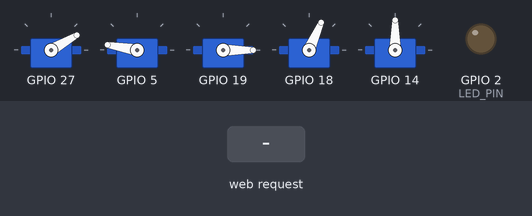
The sketch below on a simulated ESP32. On the bench: 5 × servo, output pins drawn as LEDs (lit = HIGH). The inputs (shaded band) are chosen by the test bench. WiFi joins after 1.5 s; servers stay silent unless stated; what the sketch prints to the serial monitor is not drawn.

Above: at 3.1 s.
3.2 s: HTTP request GET /set received
At 4.4 s:
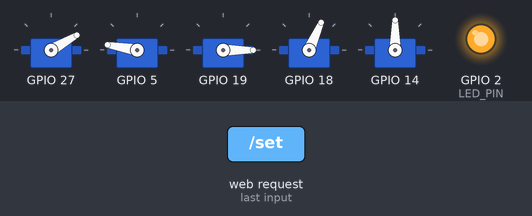
4.7 s: HTTP request GET /set?spd=1 received
At 5.8 s:
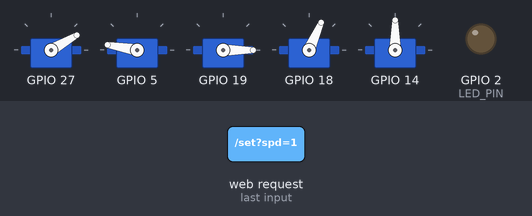
6.2 s: HTTP request GET /set?spd=0 received
At 6.9 s:
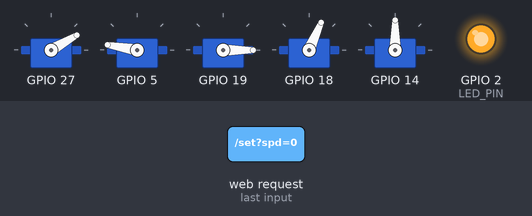
Timing chart, 0 to 9.2 s (numbered marks = the images above; inputs shaded):
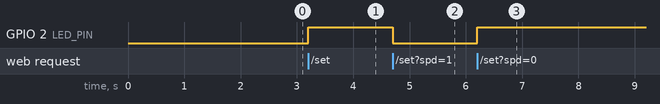

The sketch:

MANUPUTATOR_TEST_WIFI_UPDATE.ino
```cpp
#include <WiFi.h>
#include <WebServer.h>
#include <ESP32Servo.h>
#include <ESPmDNS.h>

// ---------------- Wi-Fi ----------------
const char* WIFI_SSID = "WIFI_ADDR";
const char* WIFI_PASS = "WIFI_PASS";
const char* AP_SSID   = "ESP32-Servo";
const char* AP_PASS   = "12345678";

WebServer server(80);
const int LED_PIN = 2;

// ---------------- Joint mapping ----------------
enum JointId { BASE=0, SHOULDER=1, ELBOW=2, WRIST=3, GRIPPER=4, N=5 };

struct Joint {
  const char* key;
  int pin;
  int minDeg;
  int maxDeg;
  int homeDeg;

  int cur;      // applied angle
  int target;   // requested angle
  Servo servo;
};

// Your mapping (A):
Joint J[N] = {
  {"base",     27, 0, 180,  30,  30,  30},
  {"shoulder",  5, 0, 180, 170, 170, 170},
  {"elbow",    19, 0, 180,   0,   0,   0},
  {"wrist",    18, 0, 180,  66,  66,  66},
  {"gripper",  14, 0,  90,  90,  90,  90}
};

// Servo pulse limits
int usMin = 500, usMax = 2500;

// ---------------- Speed control (smooth motion) ----------------
volatile int spd = 60;         // 1..100
volatile int stepDeg = 2;      // deg per update
volatile int intervalMs = 25;  // ms per update
uint32_t lastMoveMs = 0;

static inline int clampi(int x, int a, int b) { return x < a ? a : (x > b ? b : x); }
static inline int signi(int x) { return (x > 0) - (x < 0); }

void updateSpeedDerived() {
  stepDeg    = map(clampi(spd, 1, 100), 1, 100, 1, 6);       // 1..6 deg
  intervalMs = map(clampi(spd, 1, 100), 1, 100, 140, 10);    // 140..10 ms
}

static inline void blink() { digitalWrite(LED_PIN, !digitalRead(LED_PIN)); }

void attachAndHome() {
  for (int i = 0; i < N; ++i) {
    J[i].servo.setPeriodHertz(50);
    J[i].servo.attach(J[i].pin, usMin, usMax);

    J[i].cur = clampi(J[i].homeDeg, J[i].minDeg, J[i].maxDeg);
    J[i].target = J[i].cur;
    J[i].servo.write(J[i].cur);
  }
}

void updateServosSmooth() {
  uint32_t now = millis();
  if (now - lastMoveMs < (uint32_t)intervalMs) return;
  lastMoveMs = now;

  for (int i = 0; i < N; ++i) {
    int c = J[i].cur;
    int t = J[i].target;
    if (c == t) continue;

    int d = t - c;
    int step = signi(d) * stepDeg;
    int next = c + step;

    if ((step > 0 && next > t) || (step < 0 && next < t)) next = t;

    J[i].cur = next;
    J[i].servo.write(J[i].cur);
  }
}

// ---------------- HTML ----------------
const char PAGE[] PROGMEM = R"HTML(
<!doctype html><html><head><meta charset="utf-8">
<meta name="viewport" content="width=device-width,initial-scale=1">
<title>ESP32 — Robot Arm Control (2D)</title>
<style>
  body{font-family:system-ui,Segoe UI,Roboto,Arial;margin:16px;max-width:860px}
  .grid{display:grid;grid-template-columns:1fr;gap:12px}
  .card{border:1px solid #ddd;border-radius:12px;padding:14px}
  .row{display:flex;align-items:center;gap:10px;margin:10px 0}
  label{min-width:140px;font-weight:700}
  input[type=range]{flex:1}
  .val{min-width:72px;text-align:right;font-variant-numeric:tabular-nums}
  button{padding:10px 14px;border-radius:10px;border:1px solid #0a7c2f;background:#0db24b;color:#fff;font-weight:700}
  .btn2{background:#f3f3f3;border:1px solid #ccc;color:#000}
  .small{color:#666;font-size:13px}
  .hdr{display:flex;justify-content:space-between;gap:10px;flex-wrap:wrap;align-items:center}
  .pill{padding:6px 10px;border:1px solid #ddd;border-radius:999px;background:#fff}

  /* ✅ Canvas centered and truly sized for mobile */
  .canvasWrap{display:flex;justify-content:center}
  canvas{
    display:block;
    width:360px;     /* fixed displayed size */
    height:260px;
    max-width:100%;
    border:1px solid #eee;
    border-radius:12px;
    background:#fafafa
  }

  /* Readout outside canvas (no “corner” feeling) */
  .readout{
    margin-top:10px;
    padding:10px 12px;
    border:1px solid #eee;
    border-radius:10px;
    background:#fff;
    font-size:14px;
    line-height:1.4;
  }
  .readout b{display:inline-block;min-width:120px}
</style></head><body>

<div class="hdr">
  <h2 style="margin:0">ESP32 – Robot Arm Control (2D Preview)</h2>
  <div class="pill small" id="net">Connecting…</div>
</div>

<div class="grid">
  <div class="card">
    <div class="canvasWrap">
      <!-- ✅ internal resolution matches displayed resolution -->
      <canvas id="cv" width="360" height="260"></canvas>
    </div>

    <div class="readout" id="readout">—</div>

    <div class="small" style="margin-top:8px">
      Base (Yaw) + Wrist (Roll) are rotation joints. Shoulder drawing direction matches your real robot.
    </div>
  </div>

  <div class="card">
    <div class="row">
      <label>Speed</label>
      <input id="spd" type="range" min="1" max="100" value="60">
      <div class="val"><span id="v_spd">60</span></div>
    </div>

    <div class="row">
      <label>Base (Yaw)</label>
      <input id="base" type="range" min="0" max="180" value="30">
      <div class="val"><span id="v_base">30</span>°</div>
    </div>

    <div class="row">
      <label>Shoulder (Pitch)</label>
      <input id="shoulder" type="range" min="0" max="180" value="170">
      <div class="val"><span id="v_shoulder">170</span>°</div>
    </div>

    <div class="row">
      <label>Elbow (Pitch)</label>
      <input id="elbow" type="range" min="0" max="180" value="0">
      <div class="val"><span id="v_elbow">0</span>°</div>
    </div>

    <div class="row">
      <label>Wrist (Roll)</label>
      <input id="wrist" type="range" min="0" max="180" value="66">
      <div class="val"><span id="v_wrist">66</span>°</div>
    </div>

    <div class="row">
      <label>Gripper (Open)</label>
      <input id="gripper" type="range" min="0" max="90" value="90">
      <div class="val"><span id="v_gripper">90</span>°</div>
    </div>

    <div style="display:flex;gap:10px;flex-wrap:wrap;margin-top:10px">
      <button id="homeBtn" type="button">Home</button>
      <button id="syncBtn" type="button" class="btn2">Sync from ESP32</button>
      <a class="btn2" style="padding:10px 14px;border-radius:10px;text-decoration:none;display:inline-block"
         href="/status">/status</a>
    </div>

    <div class="small" style="margin-top:10px">
      Auto-send enabled (throttled). Speed controls smooth motion on ESP32.
    </div>
  </div>
</div>

<script>
  // ✅ Shorter links (shoulder + elbow shorter)
  const L1 = 70;   // shoulder link (shorter)
  const L2 = 65;   // elbow link (shorter)
  const L3 = 40;   // wrist/tool link

  const HOME = { spd:60, base:30, shoulder:170, elbow:0, wrist:66, gripper:90 };

  const ids = ["spd","base","shoulder","elbow","wrist","gripper"];
  const el = Object.fromEntries(ids.map(id => [id, document.getElementById(id)]));
  const v  = Object.fromEntries(ids.map(id => [id, document.getElementById("v_"+id)]));

  function getUI(){
    const a = {};
    for(const id of ids) a[id] = parseInt(el[id].value,10);
    return a;
  }
  function setUI(a){
    for(const id of ids){
      if(a[id] !== undefined){
        el[id].value = a[id];
        v[id].textContent = a[id];
      }
    }
    draw();
  }

  let pending=false, lastSent=0;
  const THROTTLE_MS = 120;

  async function sendNow(){
    const a = getUI();
    const qs = new URLSearchParams(a).toString();
    try{
      const resp = await fetch("/set?"+qs, {cache:"no-store"});
      if(!resp.ok) throw new Error("HTTP "+resp.status);
      document.getElementById("net").textContent = "OK (sent)";
      document.getElementById("net").style.color = "#0a7c2f";
    }catch(e){
      document.getElementById("net").textContent = "Send failed";
      document.getElementById("net").style.color = "#b00020";
    }
  }

  function scheduleSend(){
    const now = Date.now();
    if(now - lastSent > THROTTLE_MS){
      lastSent = now;
      sendNow();
      return;
    }
    if(pending) return;
    pending = true;
    setTimeout(() => {
      pending=false;
      lastSent = Date.now();
      sendNow();
    }, THROTTLE_MS);
  }

  for(const id of ids){
    el[id].addEventListener("input", () => {
      v[id].textContent = el[id].value;
      draw();
      scheduleSend();
    });
  }

  document.getElementById("homeBtn").addEventListener("click", () => {
    setUI(HOME);
    scheduleSend();
  });

  document.getElementById("syncBtn").addEventListener("click", async () => {
    await syncFromESP();
  });

  async function syncFromESP(){
    try{
      const r = await fetch("/status", {cache:"no-store"});
      if(!r.ok) throw new Error("HTTP "+r.status);
      const data = await r.json();
      setUI(data);
      document.getElementById("net").textContent = "Synced";
      document.getElementById("net").style.color = "#0a7c2f";
    }catch(e){
      document.getElementById("net").textContent = "Sync failed";
      document.getElementById("net").style.color = "#b00020";
    }
  }

  const cv = document.getElementById("cv");
  const ctx = cv.getContext("2d");
  const toRad = d => (d*Math.PI)/180;

  function drawBaseYawIndicator(x,y,deg){
    const r=16;
    ctx.lineWidth=3; ctx.strokeStyle="#666";
    ctx.beginPath(); ctx.arc(x,y,r,0,Math.PI*2); ctx.stroke();
    const a = toRad(deg - 90);
    const ax=x + r*Math.cos(a), ay=y + r*Math.sin(a);
    ctx.strokeStyle="#111"; ctx.lineWidth=4;
    ctx.beginPath(); ctx.moveTo(x,y); ctx.lineTo(ax,ay); ctx.stroke();
  }

  function drawWristRollMarker(x,y,rollRad){
    const s=9;
    ctx.save();
    ctx.translate(x,y);
    ctx.rotate(rollRad);
    ctx.strokeStyle="#000"; ctx.lineWidth=3;
    ctx.beginPath(); ctx.moveTo(-s,-s); ctx.lineTo(s,s); ctx.stroke();
    ctx.beginPath(); ctx.moveTo(-s,s); ctx.lineTo(s,-s); ctx.stroke();
    ctx.restore();
  }

  function updateReadout(a){
    document.getElementById("readout").innerHTML =
      `<b>Speed:</b> ${a.spd}<br>` +
      `<b>Base (Yaw):</b> ${a.base}°<br>` +
      `<b>Shoulder:</b> ${a.shoulder}°<br>` +
      `<b>Elbow:</b> ${a.elbow}°<br>` +
      `<b>Wrist (Roll):</b> ${a.wrist}°<br>` +
      `<b>Gripper:</b> ${a.gripper}°`;
  }

  function draw(){
    const a = getUI();
    updateReadout(a);

    ctx.clearRect(0,0,cv.width,cv.height);

    // ✅ TRUE center in canvas
    const ox = cv.width / 2;
    const oy = cv.height - 28;

    // Calibration constants (keep your working ones)
    const SHOULDER_OFFSET = 260;
    const ELBOW_OFFSET = 0;
    const WRIST_ROLL_OFFSET = 66;

    // Shoulder direction corrected (bend right)
    const th1 = toRad((SHOULDER_OFFSET - a.shoulder) - 180);
    const th2 = th1 + toRad(a.elbow - ELBOW_OFFSET);
    const roll = toRad(a.wrist - WRIST_ROLL_OFFSET);

    const x1 = ox + L1*Math.cos(th1), y1 = oy + L1*Math.sin(th1);
    const x2 = x1 + L2*Math.cos(th2), y2 = y1 + L2*Math.sin(th2);
    const x3 = x2 + L3*Math.cos(th2), y3 = y2 + L3*Math.sin(th2);

    // base stand
    ctx.lineWidth=8; ctx.strokeStyle="#333";
    ctx.beginPath(); ctx.moveTo(ox-30,oy+22); ctx.lineTo(ox+30,oy+22); ctx.stroke();

    drawBaseYawIndicator(ox, oy+4, a.base);

    // links
    ctx.lineWidth=10; ctx.strokeStyle="#222"; ctx.lineCap="round";
    ctx.beginPath(); ctx.moveTo(ox,oy); ctx.lineTo(x1,y1); ctx.stroke();
    ctx.beginPath(); ctx.moveTo(x1,y1); ctx.lineTo(x2,y2); ctx.stroke();
    ctx.beginPath(); ctx.moveTo(x2,y2); ctx.lineTo(x3,y3); ctx.stroke();

    // joints
    function joint(x,y){
      ctx.fillStyle="#fff"; ctx.strokeStyle="#111"; ctx.lineWidth=3;
      ctx.beginPath(); ctx.arc(x,y,8,0,Math.PI*2); ctx.fill(); ctx.stroke();
    }
    joint(ox,oy); joint(x1,y1); joint(x2,y2); joint(x3,y3);

    drawWristRollMarker(x3,y3,roll);

    // gripper
    const grip = a.gripper;
    const gOpen = (grip/90)*0.8;
    const gLen = 18;
    const toolDir = th2 + roll;

    const gAng1 = toolDir + gOpen;
    const gAng2 = toolDir - gOpen;

    ctx.lineWidth=5; ctx.strokeStyle="#444";
    ctx.beginPath(); ctx.moveTo(x3,y3); ctx.lineTo(x3+gLen*Math.cos(gAng1), y3+gLen*Math.sin(gAng1)); ctx.stroke();
    ctx.beginPath(); ctx.moveTo(x3,y3); ctx.lineTo(x3+gLen*Math.cos(gAng2), y3+gLen*Math.sin(gAng2)); ctx.stroke();
  }

  (async function init(){
    draw();
    await syncFromESP();
  })();
</script>

</body></html>
)HTML";

// ---------------- HTTP handlers ----------------
void handleRoot() { server.send_P(200, "text/html", PAGE); }

// /set?spd=..&base=..&shoulder=..&elbow=..&wrist=..&gripper=..
void handleSet() {
  if (server.hasArg("spd")) {
    spd = clampi(server.arg("spd").toInt(), 1, 100);
    updateSpeedDerived();
  }

  for (int i = 0; i < N; ++i) {
    if (server.hasArg(J[i].key)) {
      int raw = server.arg(J[i].key).toInt();
      raw = clampi(raw, J[i].minDeg, J[i].maxDeg);
      J[i].target = raw;
    }
  }

  blink();
  server.send(200, "text/plain", "OK");
}

// /status -> current applied angles + speed
void handleStatus() {
  String json = "{";
  json += "\"spd\":" + String(spd) + ",";
  for (int i = 0; i < N; ++i) {
    json += "\"";
    json += J[i].key;
    json += "\":";
    json += J[i].cur;
    if (i < N - 1) json += ",";
  }
  json += "}";
  server.send(200, "application/json", json);
}

void handleNotFound() { server.send(404, "text/plain", "Not found"); }

void startHTTP() {
  server.on("/", HTTP_GET, handleRoot);
  server.on("/set", HTTP_GET, handleSet);
  server.on("/status", HTTP_GET, handleStatus);
  server.onNotFound(handleNotFound);
  server.begin();
}

// ---------------- Setup / Loop ----------------
void setup() {
  pinMode(LED_PIN, OUTPUT);
  digitalWrite(LED_PIN, LOW);

  Serial.begin(115200);
  delay(300);
  Serial.println("\nBooting…");

  ESP32PWM::allocateTimer(0);
  ESP32PWM::allocateTimer(1);
  ESP32PWM::allocateTimer(2);
  ESP32PWM::allocateTimer(3);

  updateSpeedDerived();
  attachAndHome();

  WiFi.mode(WIFI_STA);
  WiFi.begin(WIFI_SSID, WIFI_PASS);
  Serial.printf("Connecting to '%s'…\n", WIFI_SSID);

  uint32_t t0 = millis();
  while (WiFi.status() != WL_CONNECTED && millis() - t0 < 20000) {
    delay(400);
    Serial.print('.');
  }
  Serial.println();

  if (WiFi.status() == WL_CONNECTED) {
    Serial.print("Wi-Fi IP: "); Serial.println(WiFi.localIP());
    if (MDNS.begin("esp32")) Serial.println("mDNS: http://esp32.local");
  } else {
    Serial.println("STA failed → AP mode");
    WiFi.mode(WIFI_AP);
    WiFi.softAP(AP_SSID, AP_PASS);
    Serial.print("AP IP: "); Serial.println(WiFi.softAPIP());
  }

  startHTTP();
  Serial.println("HTTP server started");
}

void loop() {
  server.handleClient();
  updateServosSmooth();
}
```

Measured:
- after the input at 3.2 s, GPIO 2 (LED_PIN): LOW → HIGH at once
- after the input at 4.7 s, GPIO 2 (LED_PIN): HIGH → LOW at once
- after the input at 6.2 s, GPIO 2 (LED_PIN): LOW → HIGH at once
